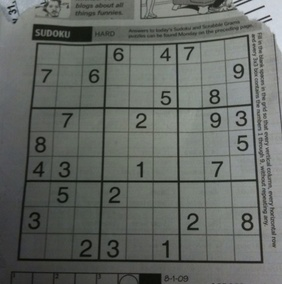
#> input picture 06_segmentation_1/sudoku.jpg, 282 x 284 px, shrunk from 558 x 563 before the run
$ jupyter execute Exercise-week_9_sols.ipynb   (older library calls are emulated)
#> lines starting #> are read from the running program, lines starting #| are printed output that depends on the picture; after the words box and inside, x2 and y2 are one past the last pixel; in counts of white or black regions, pixels touching at a corner belong together
# Exercises for Week 6

[cell 1]
import cv2
import numpy as np
from matplotlib import pyplot as plt

## Image binarization

#### Manual thresholding

[cell 2]
# read an image as grayscale
img_org = cv2.imread('sudoku.jpg', cv2.IMREAD_GRAYSCALE)
#> img_org: shape (284, 282); min 7, max 217, mean 102.4
#img_org = cv2.imread('example.jpg', cv2.IMREAD_GRAYSCALE) #try some other images

#Plotting the histogram might give an idea of good thesholds
plt.hist(img_org.ravel(), bins=255);
#> figure, not shown here; tallest bar 1046 high, from x = 103.4 to 104.2

[cell 3]
# manually set a global threshold
_, ax = plt.subplots(2, 3, figsize=(12, 7))
ax = ax.flatten()
# plot orig

ax[0].imshow(img_org, 'gray')
ax[0].set_title('Original Image')

for i, threshold in enumerate([40, 80, 100, 120, 150]):
    _, img_th1 = cv2.threshold(img_org, threshold, 255, cv2.THRESH_BINARY)
    ax[i+1].imshow(img_th1, 'gray')
    ax[i+1].set_title(f'Global Thresholding (T = {threshold})')
#> this loop made 5 passes
#> pass 1, `_, img_th1 = cv2.threshold(img_org, threshold, 255, cv2.THRESH_BINARY)`:
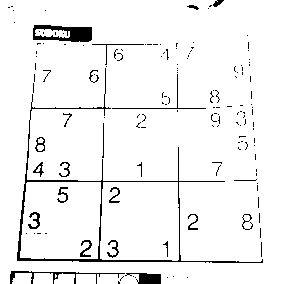
#> img_th1: shape (284, 282); 94.7% white; 148 black regions (123 under 20 px), largest, box (x1, y1, x2, y2) and area: (17, 68, 263, 263) 1434, (33, 25, 92, 42) 623, (10, 271, 125, 284) 278

plt.tight_layout()

#### Otsu's method

[cell 4]
# thresholding using Otsu's method
thresh_otsu, img_th2 = cv2.threshold(img_org, 0, 255, cv2.THRESH_BINARY + cv2.THRESH_OTSU)
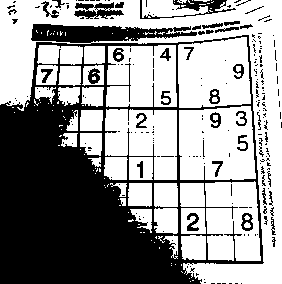
#> img_th2: shape (284, 282); 58.7% white; 217 black regions (178 under 20 px), largest, box (x1, y1, x2, y2) and area: (0, 24, 264, 284) 29135, (140, 0, 236, 19) 529, (74, 2, 124, 19) 459
#> thresh_otsu = 97

# plot results
plt.subplot(1, 2, 1)
plt.imshow(img_org, 'gray')
plt.title('Original Image')
plt.xticks([]), plt.yticks([])

plt.subplot(1, 2, 2)
plt.imshow(img_th2, 'gray')
plt.title(f'Otsu Thresholding (T = {thresh_otsu:.0f})')
plt.xticks([]), plt.yticks([])

plt.show()

#### Local (adaptive) thresholding

[cell 5]
# denoising
img_denoised = cv2.medianBlur(img_org, 5)

# local thresholding
img_th3 = cv2.adaptiveThreshold(img_denoised, 255, cv2.ADAPTIVE_THRESH_GAUSSIAN_C, cv2.THRESH_BINARY, 11, 3)
#> img_th3: shape (284, 282); 82.6% white; 324 black regions (190 under 20 px), largest, box (x1, y1, x2, y2) and area: (17, 102, 268, 264) 1973, (32, 130, 227, 185) 932, (172, 0, 281, 54) 676

# plot results
plt.subplot(1, 2, 1)
plt.imshow(img_org, 'gray')
plt.title('Original Image')
plt.xticks([]), plt.yticks([])

plt.subplot(1, 2, 2)
plt.imshow(img_th3, 'gray')
plt.title(f'Local Thresholding')
plt.xticks([]), plt.yticks([])

plt.show()

## Edge extraction

#### Sobel operator

[cell 6]
# compute difference along x and y axes using Sobel operator
sobel_x = cv2.Sobel(img_org, cv2.CV_64F, 1, 0, ksize=5)
sobel_y = cv2.Sobel(img_org, cv2.CV_64F, 0, 1, ksize=5)

# compute square root
img_sqrt = np.sqrt(sobel_x**2 + sobel_y**2)

# plot results
plt.subplot(2, 2, 1)
plt.imshow(img_org, 'gray')
plt.title('Original Image')
plt.xticks([]), plt.yticks([])

plt.subplot(2, 2, 2)
plt.imshow(img_sqrt, 'gray')
plt.title('Edge image')
plt.xticks([]), plt.yticks([])

plt.subplot(2, 2, 3)
plt.imshow(sobel_x, 'gray')
plt.title('Difference along x-axis')
plt.xticks([]), plt.yticks([])

plt.subplot(2, 2, 4)
plt.imshow(sobel_y, 'gray')
plt.title('Difference along y-axis')
plt.xticks([]), plt.yticks([])

plt.show()

#### Canny detector

[cell 7]
# extract edge using Canny detector
img_canny = cv2.Canny(img_org, 50, 60, apertureSize=3)
#> img_canny: shape (284, 282); 17.9% white in thin lines or dots

# plot results
plt.subplot(1, 2, 1)
plt.imshow(img_org, 'gray')
plt.title('Original Image')
plt.xticks([]), plt.yticks([])

plt.subplot(1, 2, 2)
plt.imshow(img_canny, 'gray')
plt.title('Edge image')
plt.xticks([]), plt.yticks([])

plt.show()

#### Laplacian of Gaussian

[cell 8]
# we use a two step method here for demonstration
img_blurred = cv2.GaussianBlur(img_org, (5, 5), 0)
img_laplacian = cv2.Laplacian(img_blurred, cv2.CV_64F)
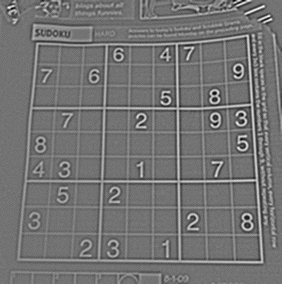
#> img_laplacian: shape (284, 282) float64; min -43, max 52, mean 0; drawn with min black and max white

# plot results
plt.subplot(1, 2, 1)
plt.imshow(img_org, 'gray')
plt.title('Original Image')
plt.xticks([]), plt.yticks([])

plt.subplot(1, 2, 2)
plt.imshow(img_laplacian, 'gray')
plt.title('Edge image')
plt.xticks([]), plt.yticks([])

plt.show()

## Shape matching (Hough transform)

[cell 9]
# apply Hough Transform to detect lines
# parameters:
#   1: distance resolution in pixels.
#   np.pi/180: Angle resolution in radians.
#   200: threshold - minimum number of intersections to detect a line.
lines = cv2.HoughLines(img_canny, 1, np.pi / 180, 200)
#> lines = [[182, 1.57]]

# draw detected lines
img_hough_rgb = cv2.cvtColor(img_org, cv2.COLOR_BGR2RGB)
if lines is not None:
    for line in lines:
        rho, theta = line[0]

        # convert polar coordinates to cartesian endpoints for drawing
        a = np.cos(theta)
        b = np.sin(theta)
        x0 = a * rho
        y0 = b * rho

        # these points define a line that extends beyond the image for visualization
        x1 = int(x0 + 1000 * (-b))
        y1 = int(y0 + 1000 * (a))
        x2 = int(x0 - 1000 * (-b))
        y2 = int(y0 - 1000 * (a))
        cv2.line(img_hough_rgb, (x1, y1), (x2, y2), (0, 255, 0), 2)
#> this loop made 1 pass
#> (rho, theta, a, b, x0, y0, x1, y1) on pass 1: (182, 1.57, -4.37e-08, 1, -7.96e-06, 182, -1000, 181)
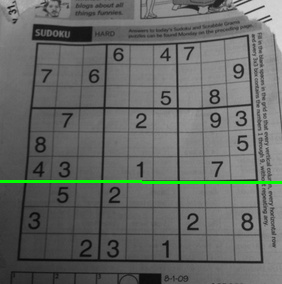
#> img_hough_rgb: shape (284, 282, 3); mean R, G, B 101.6, 104.3, 101.6

# plot results
plt.subplot(1, 2, 1)
plt.imshow(img_canny, cmap='gray')
plt.title('Edge Image')
plt.xticks([]), plt.yticks([])

plt.subplot(1, 2, 2)
plt.imshow(img_hough_rgb)
plt.title('Detected Lines')
plt.xticks([]), plt.yticks([])

plt.show()

## Template matching

#### Without rotation compensation

[cell 10]
# load image and template
img_org = cv2.imread('cards.jpg', cv2.IMREAD_GRAYSCALE)
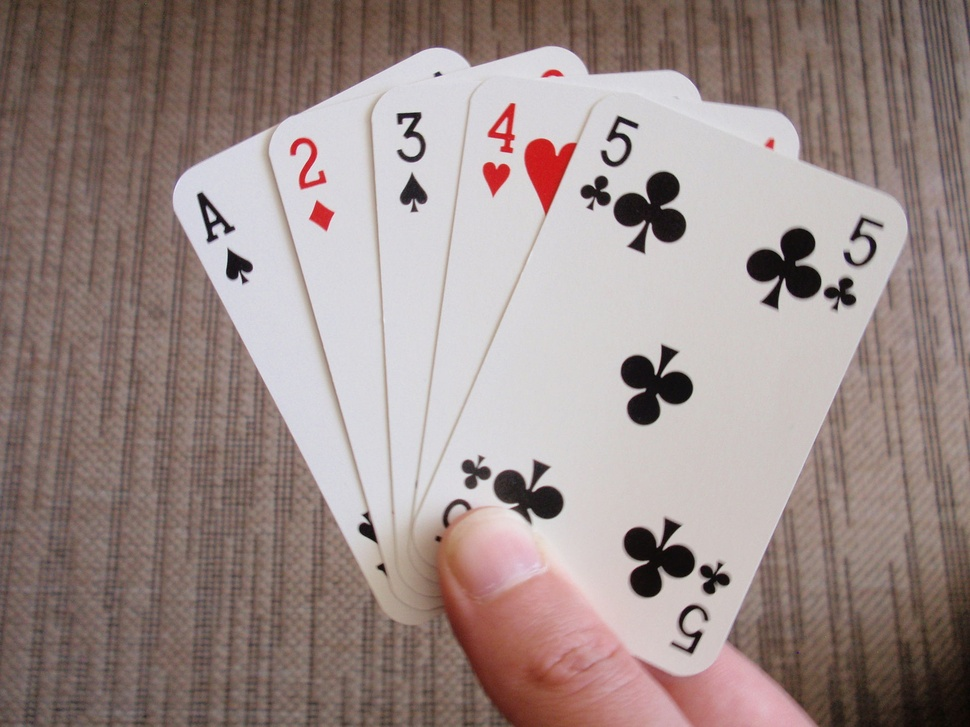
#> input picture 06_segmentation_1/cards.jpg, 970 x 727 px, shrunk from 1920 x 1440 before the run
#> img_org: shape (727, 970); min 5, max 236, mean 143.6
template = cv2.imread('template.png', cv2.IMREAD_GRAYSCALE)
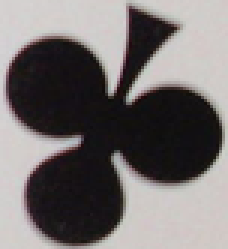
#> input picture 06_segmentation_1/template.png, 76 x 83 px, shrunk from 150 x 165 before the run (shown 3 times larger)
#> template: shape (83, 76); min 11, max 212, mean 112.1
w, h = template.shape  # w: template height, h: template width
#> w = 83; h = 76

# apply template matching
method = cv2.TM_CCORR_NORMED
#> method = 3
res = cv2.matchTemplate(img_org, template, method)
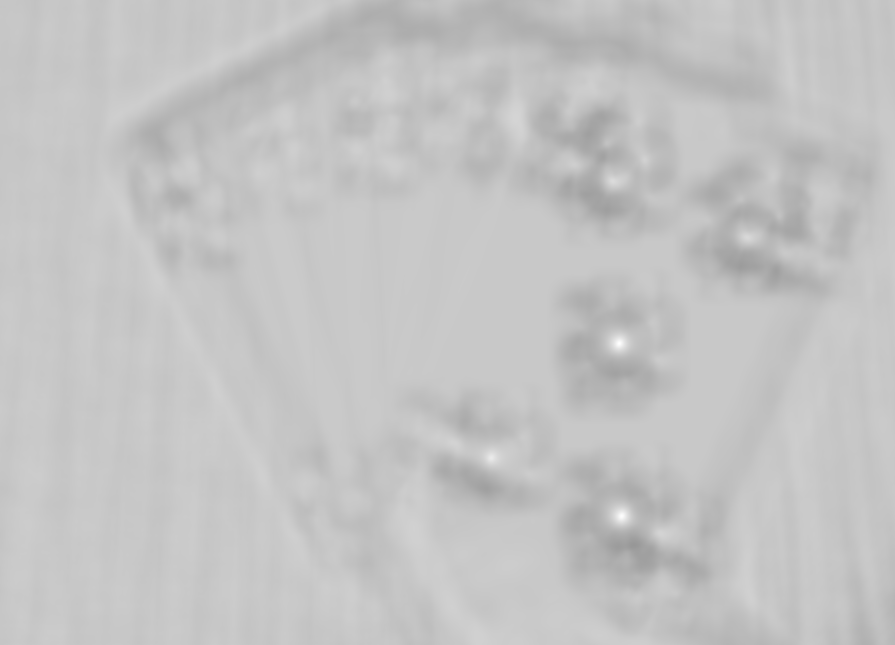
#> res: shape (645, 895) float32; min 0.594, max 0.999, mean 0.767

# set a threshold to detect multiple matches
threshold = 0.9
loc = np.where(res >= threshold)
#> loc = 174 positions, rows 338 to 520, columns 489 to 626

# collect bounding boxes and scores
boxes = []
scores = []
for pt in zip(*loc[::-1]):
    boxes.append([pt[0], pt[1], h, w])
    scores.append(float(res[pt[1], pt[0]]))
#> this loop made 174 passes
#> pt on passes 1 to 3: (618, 338), (619, 338), (620, 338)
#> after the loop, boxes = 174 items, first 6: [618, 338, 76, 83], [619, 338, 76, 83], [620, 338, 76, 83], [616, 339, 76, 83], [617, 339, 76, 83], [618, 339, 76, 83]; scores = 174 values, max 0.999 at index 42, min 0.901 at index 143, mean 0.936

# apply non-maximum suppression
indices = cv2.dnn.NMSBoxes(boxes, scores, threshold, 0.3)
#> indices = [42, 138, 86]

# convert original image to RGB for plotting
img_res_rgb = cv2.cvtColor(img_org.copy(), cv2.COLOR_GRAY2RGB)
if len(indices) > 0:
    for i in indices.flatten():
        x, y, width, height = boxes[i]
        cv2.rectangle(img_res_rgb, (x, y), (x + width, y + height), (255, 0, 0), 15)
#> this loop made 3 passes
#> (i, x, y) on passes 1 to 3: (42, 619, 343), (138, 621, 516), (86, 491, 457)
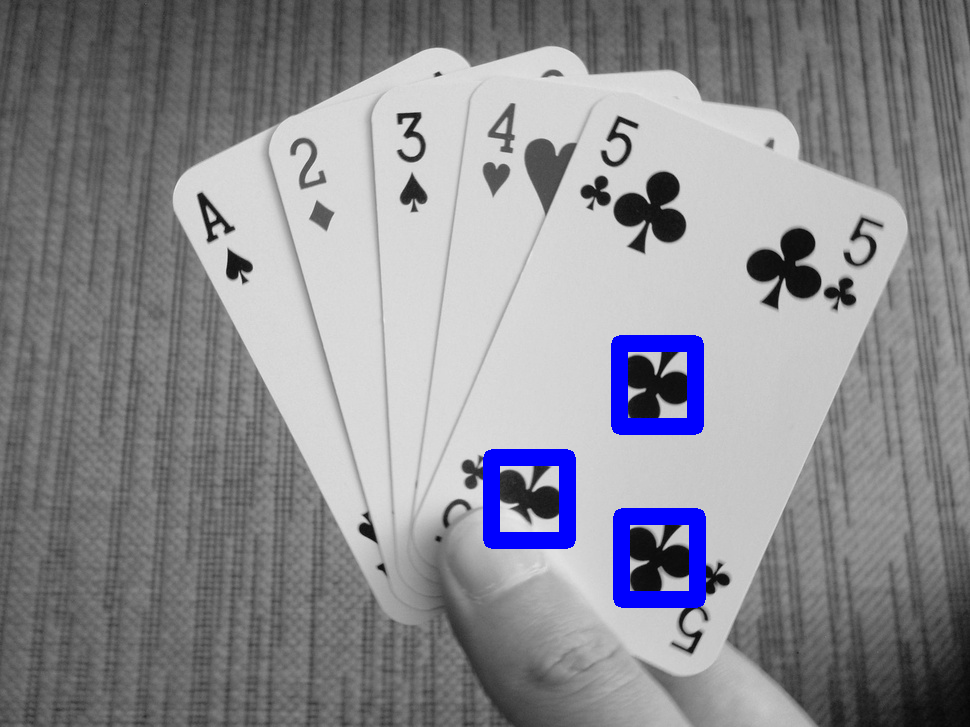
#> img_res_rgb: shape (727, 970, 3); mean B, G, R 145, 139.2, 139.2

# plot results
plt.subplot(1, 2, 1)
plt.imshow(template, cmap='gray')
plt.title('Template Image')
plt.xticks([]), plt.yticks([])

plt.subplot(1, 2, 2)
plt.imshow(img_res_rgb)
plt.title('Detected Patterns')
plt.xticks([]), plt.yticks([])

plt.show()
#> figure, not shown here; B, G, R data is drawn as R, G, B

#### With rotation compensation

[cell 11]
def rotate_bound(image, angle):
    # grab the dimensions of the image and determine the center
    (h, w) = image.shape[:2]
    (cX, cY) = (w // 2, h // 2)

    # get the rotation matrix for the given angle
    M = cv2.getRotationMatrix2D((cX, cY), angle, 1.0)

    # compute the sine and cosine (absolute values)
    cos = np.abs(M[0, 0])
    sin = np.abs(M[0, 1])

    # compute the new bounding dimensions of the image
    nW = int((h * sin) + (w * cos))
    nH = int((h * cos) + (w * sin))

    # adjust the rotation matrix to take into account translation
    M[0, 2] += (nW / 2) - cX
    M[1, 2] += (nH / 2) - cY

    # perform the actual rotation and return the image
    out = cv2.warpAffine(image, M, (nW, nH))

    return out

# apply template matching with rotation compensation and collect bboxes
boxes = []
scores = []
for angle in np.arange(0, 360, 10):
    rotated_template = rotate_bound(template, angle)
    rH, rW = rotated_template.shape
    res = cv2.matchTemplate(img_org, rotated_template, method)
    loc = np.where(res >= threshold)
    for pt in zip(*loc[::-1]):
        boxes.append([pt[0], pt[1], rW, rH])
        scores.append(float(res[pt[1], pt[0]]))
#> this loop made 36 passes
#> (sin in rotate_bound, nW in rotate_bound, nH in rotate_bound, loc) on pass 10: (1, 83, 76, (empty array, empty array))
#> pass 2, `res = cv2.matchTemplate(img_org, rotated_template, method)`:
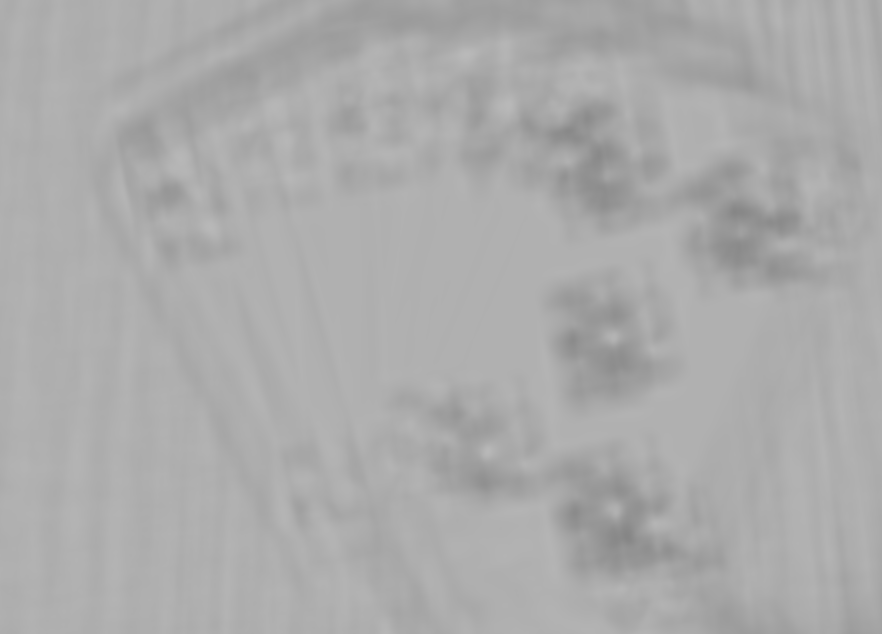
#> res: shape (634, 882) float32; min 0.527, max 0.728, mean 0.672
#> after the loop, boxes = 289 items, first 6: [617, 338, 76, 83], [618, 338, 76, 83], [619, 338, 76, 83], [620, 338, 76, 83], [621, 338, 76, 83], [616, 339, 76, 83]; scores = 289 values, max 0.995 at index 35, min 0.9 at index 88, mean 0.934

# apply non-maximum suppression
indices = cv2.dnn.NMSBoxes(boxes, scores, threshold, 0.3)
#> indices = [35, 132, 198, 257, 86]

# convert original image to RGB for plotting
img_res_rgb = cv2.cvtColor(img_org.copy(), cv2.COLOR_BGR2RGB)
if len(indices) > 0:
    for i in indices:
        i = i[0] if isinstance(i, (list, tuple, np.ndarray)) else i
        x, y, bw, bh = boxes[i]
        cv2.rectangle(img_res_rgb, (x, y), (x + bw, y + bh), (0, 0, 255), 15)
#> this loop made 5 passes
#> (i, x, y) on passes 1 to 5: (35, 619, 342), (132, 621, 515), (198, 611, 171), (257, 745, 227), (86, 491, 457)
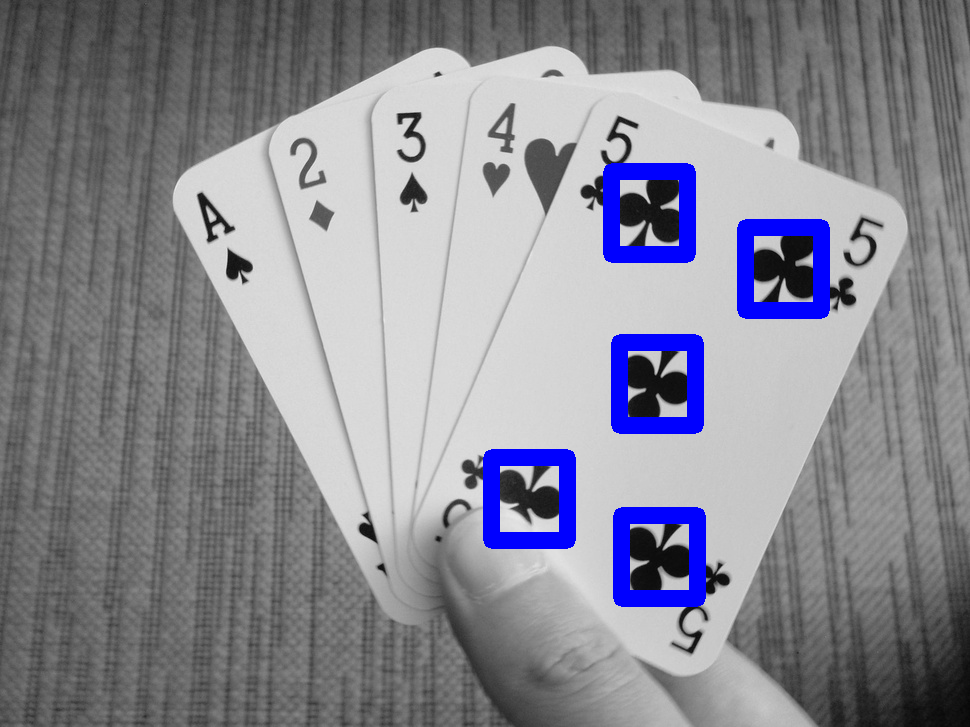
#> img_res_rgb: shape (727, 970, 3); mean R, G, B 136.5, 136.5, 146.1

# plot results
plt.subplot(1, 2, 1)
plt.imshow(template, cmap='gray')
plt.title('Template Image')
plt.xticks([]), plt.yticks([])

plt.subplot(1, 2, 2)
plt.imshow(img_res_rgb)
plt.title('Detected Patternss')
plt.xticks([]), plt.yticks([])

plt.show()
